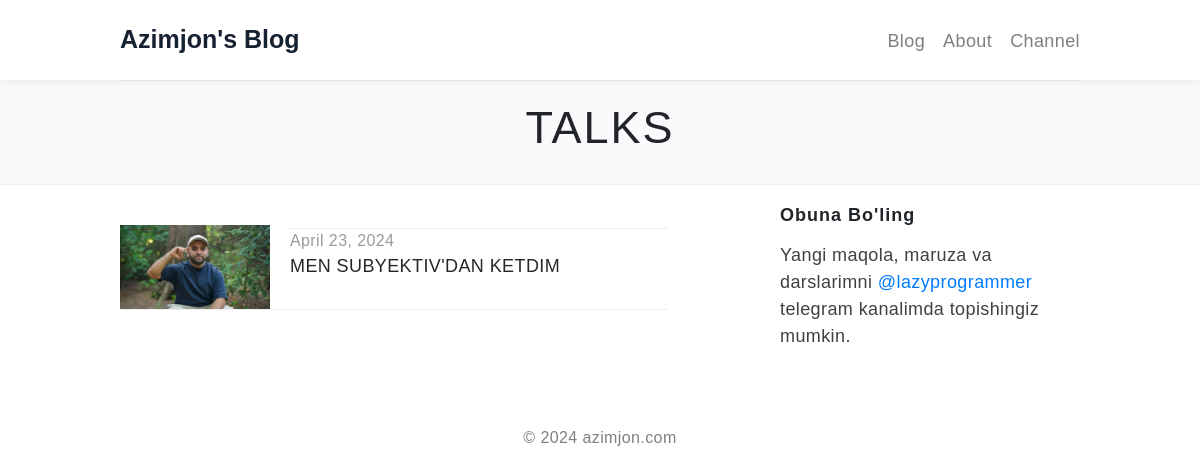
The app's page /talks/ with its own data.
### main/models.py (models this page shows, shortened)
class Talks(models.Model):
    title = models.CharField(max_length=255)
    date = models.DateField(auto_now_add=True)
    photo = models.ImageField(upload_to='photos/%Y/%m/%d/')
    url = models.URLField(max_length=255)
    class Meta:
        verbose_name = "Talk"

### main/views.py (the view)
# urls.py: path('talks/', TalkView.as_view(), name='talks'),
class TalkView(View):
    def get(self, request):
        talks = Talks.objects.order_by('-date')
        context = {
            'talks': talks
        }
        return render(request, 'talks.html', context)

### templates/talks.html (shortened to what this page needs)
<!DOCTYPE html>
<html lang="en">
<head>
    <link rel="stylesheet" href="../static/css/talks.css">
</head>
<body>
<header class="header--title flex align-items-center show-bg">
    <div class="container">
        <div class="align-items-center flex">
            <div class="logo-wrapper">
                <a class="logo" href="../templates/home.html">Azimjon's Blog</a>
            </div>
            <ul class="nav align-items-center">
                <li><a class="list-item" href="/blog/">Blog</a></li>
                <li><a class="list-item" href="/about/">About</a></li>
                <li><a class="list-item" href="https://t.me/s/lazyprogrammer" target="_blank">Channel</a></li>
            </ul>
        </div>
    </div>
</header>
<section class="section-title">
    <div class="container">
        <div class="section-content">
            <h1>Talks</h1>
        </div>
    </div>
</section>
<section id class="flex align-items-center">
    <div class="container">
        <div class="row justify-between align-top">
            <div id="archive" class="col-md-7">
                <ul class="list-wrapper talks">
                    {% for talk in talks %}
                        <li>
                            <div>
                                <img class="thumbnail" src="{{ talk.photo.url }}"
                                     width="150">
                            </div>
                            <a class="list-item" href="{{ talk.url }}" target="_blank">
                                <div class="date">{{ talk.date }}</div>
                                <div class="title">{{ talk.title }}</div>
                                <div> &nbsp;</div>
                            </a>
                        </li>
                    {% endfor %}
                </ul>
            </div>
            <div class="subscribe-form  col-md-4 sticky " id="mc-embedded-subscribe-form"
                 name="mc-embedded-subscribe-form">
                <h6>Obuna Bo'ling</h6>
                <p>
                    Yangi maqola, maruza va darslarimni <a href="https://t.me/lazyprogrammer">@lazyprogrammer</a>
                    telegram kanalimda topishingiz mumkin.
                </p>
            </div>
        </div>
    </div>
</section>
<footer>
    <div class="container">
        <div class="row">
            <p>
                &copy; 2024 azimjon.com
            </p>
        </div>
    </div>
</footer>
</body>
</html>

### records on screen
Talks: photo (picture), date "April 23, 2024", title "MEN SUBYEKTIV'DAN KETDIM"
